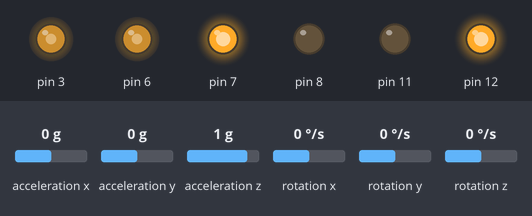
Bench run of a sketch on a simulated Arduino Uno, built with avr-gcc and run on an emulated ATmega328P. Parts: output pins drawn as LEDs (lit = HIGH). Inputs (shaded band) come from the test bench; at power-on: acceleration x 0 g, acceleration y 0 g, acceleration z 1 g, rotation x 0 °/s, rotation y 0 °/s, rotation z 0 °/s. What the sketch prints to the serial monitor is not drawn.

Above: at 0.1 s.
Timing chart, 0 to 1.6 s (numbered marks = the images above):
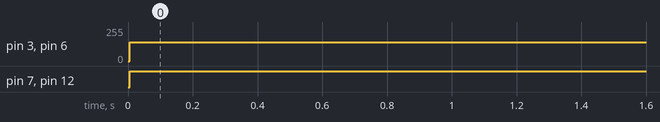

The sketch:

sketch_jul20a.ino
```cpp
#include <motor_control.h>
#include <PID_v1.h>
#include <MPU6050.h>
#define MPU6050_ADDRESS 0x68
//Global Variables
#define SDA 4
#define SDA 5

MPU6050 sensor(SDA,SCL);


double base_motor_speed = 140;
double setpoint = 0;
double input;
double output;
double kp = 1;
double ki = 0;
double kd = 0;

PID controller(&input, &output, &setpoint, kp, ki, kd, DIRECT);

void setup() {

 motor_setup();

 Serial.begin(9600);
 sensor.initialize();


 controller.SetOutputLimits(-115,115);
 controller.SetSampleTime(50);
 controller.SetMode(1);
}

void loop() {
  sensor.update();
  sensor.get_ang_vel('z');
  input = sensor.get_ang_vel('z');
  Serial.println("input: "); Serial.print(input );
  sensor.update();

  controller.Compute();
  raw_motor_control(base_motor_speed - output, base_motor_speed + output);
  Serial.print ("output: "); Serial.print(output );


}
```

Measured:
- by itself, pin 3, pin 6: 0/255 → 140/255 at 0.00 s
- by itself, pin 7, pin 12: LOW → HIGH at 0.00 s
